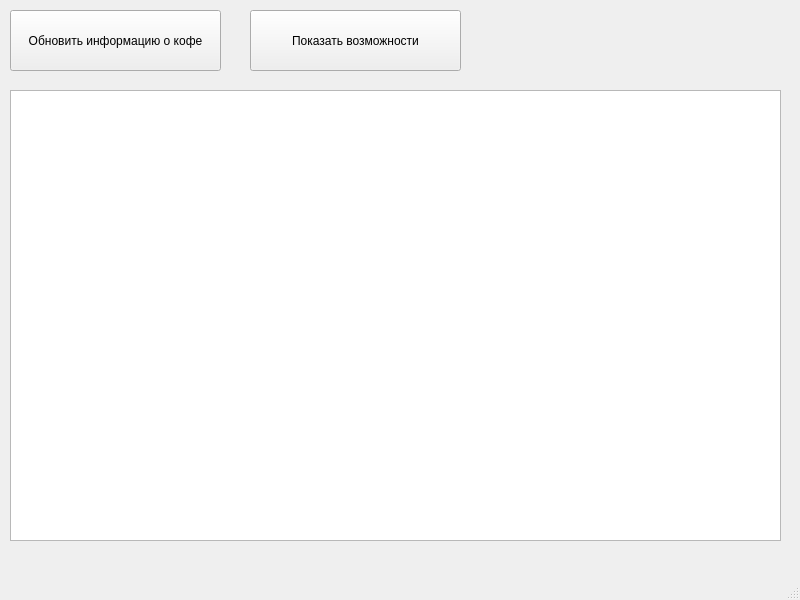
<?xml version="1.0" encoding="UTF-8"?>
<ui version="4.0">
 <class>MainWindow</class>
 <widget class="QMainWindow" name="MainWindow">
  <property name="geometry">
   <rect>
    <x>0</x>
    <y>0</y>
    <width>800</width>
    <height>600</height>
   </rect>
  </property>
  <property name="windowTitle">
   <string>MainWindow</string>
  </property>
  <widget class="QWidget" name="centralwidget">
   <widget class="QTableWidget" name="tableWidget">
    <property name="geometry">
     <rect>
      <x>10</x>
      <y>90</y>
      <width>771</width>
      <height>451</height>
     </rect>
    </property>
   </widget>
   <widget class="QPushButton" name="pushButton">
    <property name="geometry">
     <rect>
      <x>10</x>
      <y>10</y>
      <width>211</width>
      <height>61</height>
     </rect>
    </property>
    <property name="text">
     <string>Обновить информацию о кофе</string>
    </property>
   </widget>
   <widget class="QPushButton" name="pushButton_2">
    <property name="geometry">
     <rect>
      <x>250</x>
      <y>10</y>
      <width>211</width>
      <height>61</height>
     </rect>
    </property>
    <property name="text">
     <string>Показать возможности</string>
    </property>
   </widget>
  </widget>
  <widget class="QMenuBar" name="menubar">
   <property name="geometry">
    <rect>
     <x>0</x>
     <y>0</y>
     <width>800</width>
     <height>26</height>
    </rect>
   </property>
  </widget>
  <widget class="QStatusBar" name="statusbar"/>
 </widget>
 <resources/>
 <connections/>
</ui>
